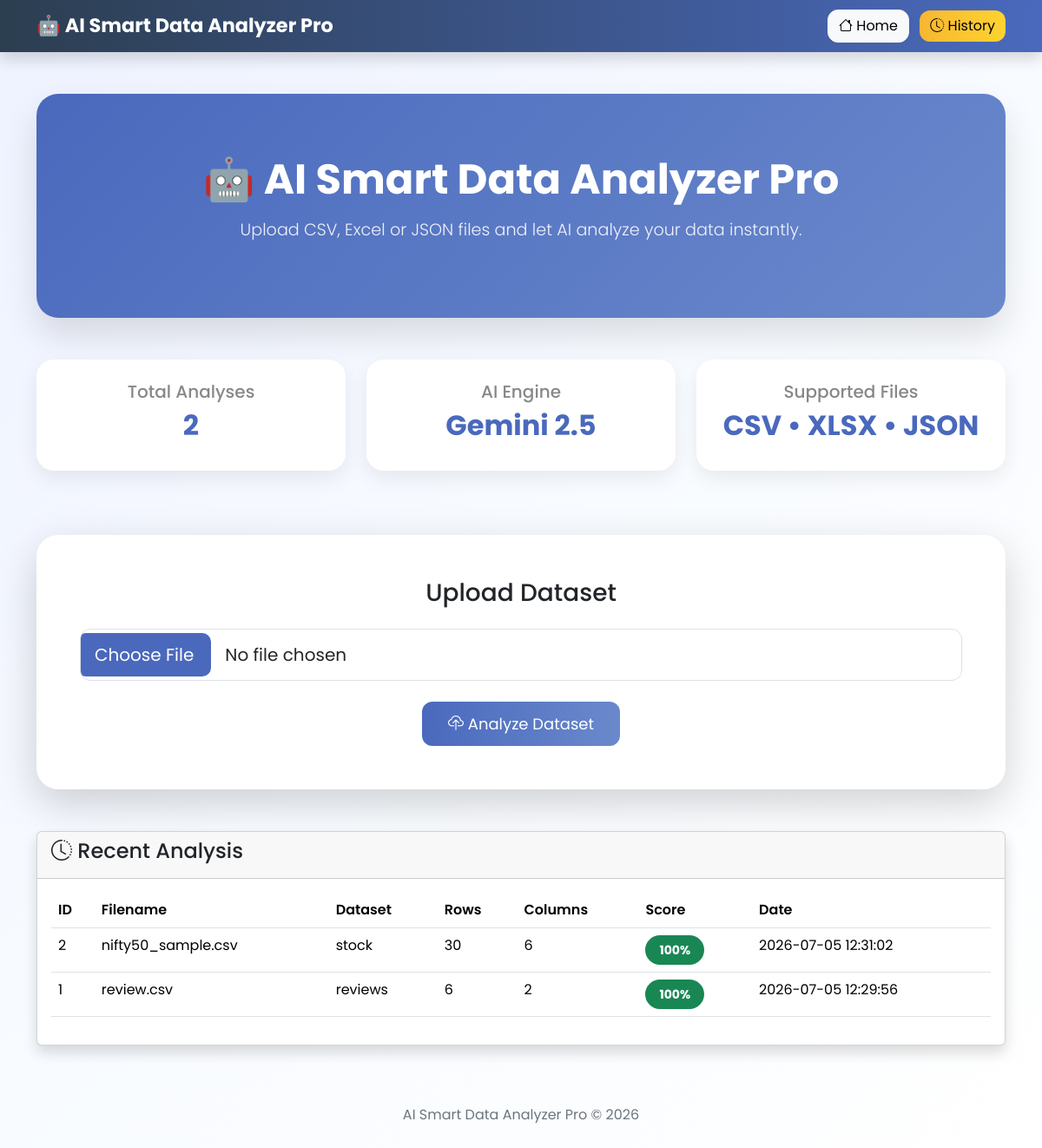
The page / on the database its author committed.
### tables this page shows
CREATE TABLE analysis_history (

            id INTEGER PRIMARY KEY AUTOINCREMENT,

            filename TEXT,

            dataset_type TEXT,

            rows INTEGER,

            columns INTEGER,

            quality_score INTEGER,

            ai_summary TEXT,

            created_at TEXT

        );

### app.py (the view)
@app.route("/")
def home():
    history = get_history()
    total = total_analysis()
    return render_template(
        "index.html",
        history=history,
        total_analysis=total
    )

### database.py (called while the page is built)
def get_history():
    conn = sqlite3.connect(DB_PATH)
    conn.row_factory = sqlite3.Row
    cursor = conn.cursor()
    cursor.execute("""

        SELECT * FROM analysis_history

        ORDER BY id DESC

    """)
    rows = cursor.fetchall()
    conn.close()
    return [dict(row) for row in rows]

def total_analysis():
    conn = sqlite3.connect(DB_PATH)
    cursor = conn.cursor()
    cursor.execute("""

        SELECT COUNT(*) FROM analysis_history

    """)
    count = cursor.fetchone()[0]
    conn.close()
    return count

### templates/index.html
{% extends "layout.html" %}
{% block content %}
<div class="hero-section text-center">
    <h1 class="display-4 fw-bold">
        🤖 AI Smart Data Analyzer Pro
    </h1>
    <p class="lead mt-3">
        Upload CSV, Excel or JSON files and let AI analyze your data instantly.
    </p>
</div>
<div class="row mt-5">
    <div class="col-lg-4 mb-4">
        <div class="stat-card">
            <h5>Total Analyses</h5>
            <h2>{{ total_analysis }}</h2>
        </div>
    </div>
    <div class="col-lg-4 mb-4">
        <div class="stat-card">
            <h5>AI Engine</h5>
            <h2>Gemini 2.5</h2>
        </div>
    </div>
    <div class="col-lg-4 mb-4">
        <div class="stat-card">
            <h5>Supported Files</h5>
            <h2>CSV • XLSX • JSON</h2>
        </div>
    </div>
</div>
<div class="card upload-card shadow-lg">
    <div class="card-body text-center">
        <h3 class="mb-4">
            Upload Dataset
        </h3>
        <form
            action="/upload"
            method="POST"
            enctype="multipart/form-data"
        >
            <input
                type="file"
                class="form-control form-control-lg"
                name="file"
                required
            >
            <br>
            <button
                class="btn btn-primary btn-lg"
                type="submit"
            >
                <i class="bi bi-cloud-upload"></i>
                Analyze Dataset
            </button>
        </form>
    </div>
</div>
<div class="card mt-5 shadow">
    <div class="card-header">
        <h4>
            <i class="bi bi-clock-history"></i>
            Recent Analysis
        </h4>
    </div>
    <div class="card-body">
        {% if history %}
        <div class="table-responsive">
            <table class="table table-hover">
                <thead>
                    <tr>
                        <th>ID</th>
                        <th>Filename</th>
                        <th>Dataset</th>
                        <th>Rows</th>
                        <th>Columns</th>
                        <th>Score</th>
                        <th>Date</th>
                    </tr>
                </thead>
                <tbody>
                    {% for row in history %}
                    <tr>
                        <td>{{ row["id"] }}</td>
                        <td>{{ row["filename"] }}</td>
                        <td>{{ row["dataset_type"] }}</td>
                        <td>{{ row["rows"] }}</td>
                        <td>{{ row["columns"] }}</td>
                        <td>
                            <span class="badge bg-success">
                                {{ row["quality_score"] }}%
                            </span>
                        </td>
                        <td>{{ row["created_at"] }}</td>
                    </tr>
                    {% endfor %}
                </tbody>
            </table>
        </div>
        {% else %}
        <div class="alert alert-info">
            No analysis history available.
        </div>
        {% endif %}
    </div>
</div>
{% endblock %}

### templates/layout.html (shortened to what this page needs)
<!DOCTYPE html>
<html lang="en">
<head>
    <link href="https://cdn.jsdelivr.net/npm/bootstrap@5.3.3/dist/css/bootstrap.min.css"
          rel="stylesheet">
    <link href="https://cdn.jsdelivr.net/npm/bootstrap-icons@1.11.3/font/bootstrap-icons.css"
          rel="stylesheet">
    <link rel="stylesheet"
          href="{{ url_for('static', filename='css/style.css') }}">
</head>
<body>
<nav class="navbar navbar-expand-lg navbar-dark shadow">
    <div class="container">
        <a class="navbar-brand fw-bold"
           href="/">
            🤖 AI Smart Data Analyzer Pro
        </a>
        <div>
            <a class="btn btn-light me-2"
               href="/">
                <i class="bi bi-house"></i>
                Home
            </a>
            <a class="btn btn-warning"
               href="/history">
                <i class="bi bi-clock-history"></i>
                History
            </a>
        </div>
    </div>
</nav>
<div class="container my-5">
    {% block content %}
    {% endblock %}
</div>
<footer class="text-center mt-5 mb-3 text-secondary">
    AI Smart Data Analyzer Pro © 2026
</footer>
</body>
</html>

### static/css/style.css (style rules this page uses)
* { margin:0; padding:0; box-sizing:border-box; }
body { font-family:'Poppins',sans-serif; background:#f4f7fb; color:#222; min-height:100vh; }
.navbar { background:linear-gradient(90deg,#2c3e50,#4a69bd); }
.navbar-brand { font-size:1.4rem; font-weight:700; }
.navbar .btn { border-radius:12px; }
.hero-section { background:linear-gradient(135deg,#4a69bd,#6a89cc); color:white; padding:70px; border-radius:25px; text-align:center; box-shadow:0 20px 40px rgba(0,0,0,.12); }
.hero-section h1 { font-size:3rem; font-weight:700; }
.hero-section p { font-size:1.2rem; opacity:.9; }
.stat-card { background:white; border-radius:20px; padding:25px; text-align:center; box-shadow:0 8px 25px rgba(0,0,0,.08); transition:.3s; }
.stat-card h5 { color:#888; }
.stat-card h2 { color:#4a69bd; font-weight:700; }
.upload-card { margin-top:50px; border:none; border-radius:25px; }
.upload-card .card-body { padding:50px; }
.upload-card input { border-radius:12px; }
.upload-card button { border-radius:12px; padding:12px 30px; font-size:18px; }
.btn { border-radius:10px; transition:.3s; }
footer { padding:20px; color:#666; }
.card, .dashboard-card, .stat-card { transition:all .35s ease; }
.btn-primary { background:linear-gradient(90deg,#4a69bd,#6a89cc); border:none; }
.btn-warning { background:linear-gradient(90deg,#f7b731,#fed330); color:black; border:none; }
.table { background:white; }
.table th { font-weight:600; }
.badge { padding:10px 16px; font-size:14px; border-radius:30px; }
input[type=file] { padding:12px; cursor:pointer; }
.fade-up { animation:fadeUp .8s ease; }
body { background:linear-gradient( 135deg, #eef2ff, #f8fbff, #ffffff ); background-attachment:fixed; }

### rows shown on the page
analysis_history: id "2", filename "nifty50_sample.csv", dataset_type "stock", rows "30", columns "6", quality_score "100", created_at "2026-07-05 12:31:02"
analysis_history: id "1", filename "review.csv", dataset_type "reviews", rows "6", columns "2", quality_score "100", created_at "2026-07-05 12:29:56"

### other values the page prints
{{ total_analysis }} "2"
